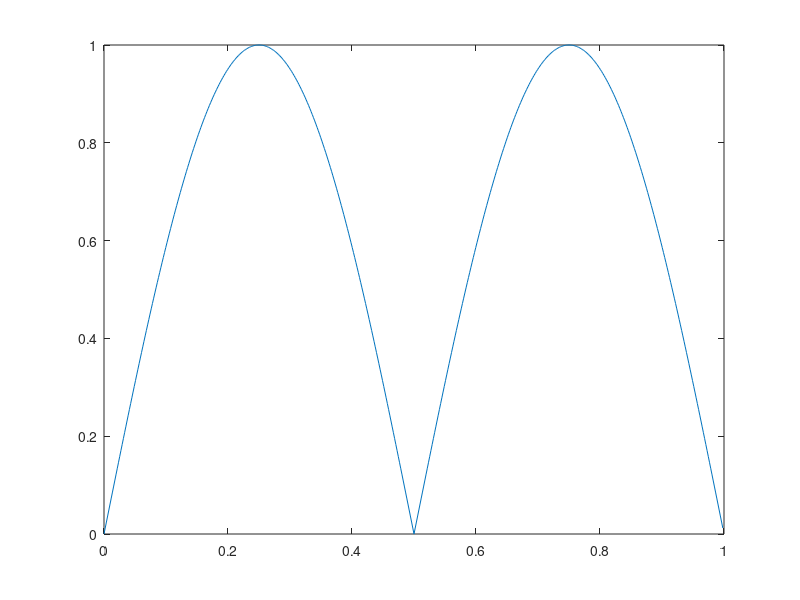
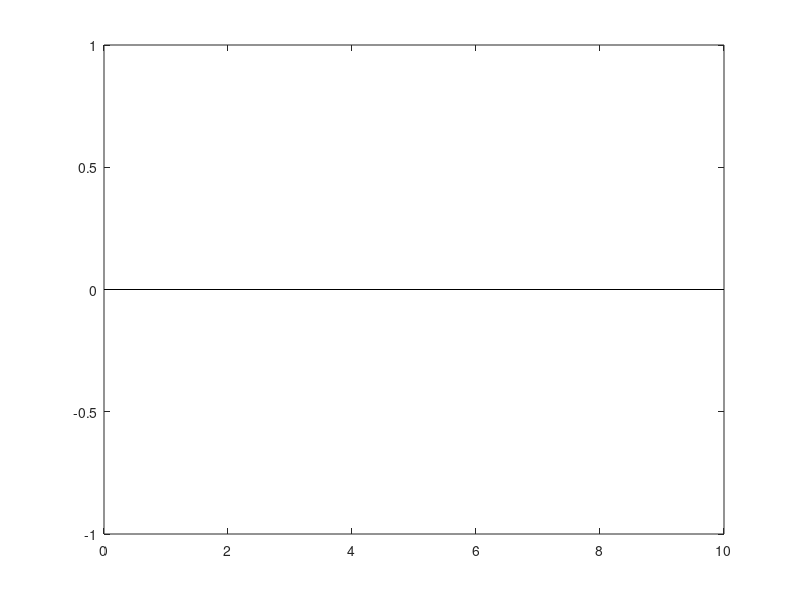

Write MATLAB code to recreate these figures, in order.
% Generate sawtooth signal
% N = 1024;
% f_sig = 2;
% w_sig = 2*pi*f_sig;
% t_sig = 1/f_sig;
% f_samp = f_sig*N;
% t_samp = 1/f_samp;
% t = 0:t_samp:(t_sig - t_samp);
% Saw = sawtooth(w_sig*t);
% plot(t,Saw,'k');
% axis([0 0.3 -1-0.5 1+0.5]);
% xlabel('seconds'); title('Sawtooth signal');
% f_saw = fft(Saw,f_samp);
% mag = imag(f_saw);
% bh = mag/N;
% stem(0:19,bh(1:20)); %plot of first 10 harmonics
% axis([0 20 0 1]);
% xlabel('Hz'); title('sawtooth signal harmonics');

%Fourier Transform of sawtooth signal
fy=1; %signal frequency in Hz
wy=2*pi*fy; %signal frequency in rad/s
Ty=1/fy; %signal period in seconds
N=512;
fs=N*fy; %sampling frequency in Hz
tiv=1/fs; %time interval between samples;
t=0:tiv:(Ty-tiv); %time intervals set
y=sawtooth(wy*t); %signal data set
y2 = abs(sin(wy*t));
figure(1);
plot(t,y2);
figure(2);
fou=fft(y2,fs); %Fourier Transform (set of complex numbers)
hmag=real(fou); bh=hmag/N; %get set of harmonic amplitudes
stem(0:9,bh(1:10)); %plot of first 10 harmonics
plot([0 10],[0 0],'k');
%axis([0 10 0 1]);
%xlabel('Hz'); title('sawtooth signal harmonics');
